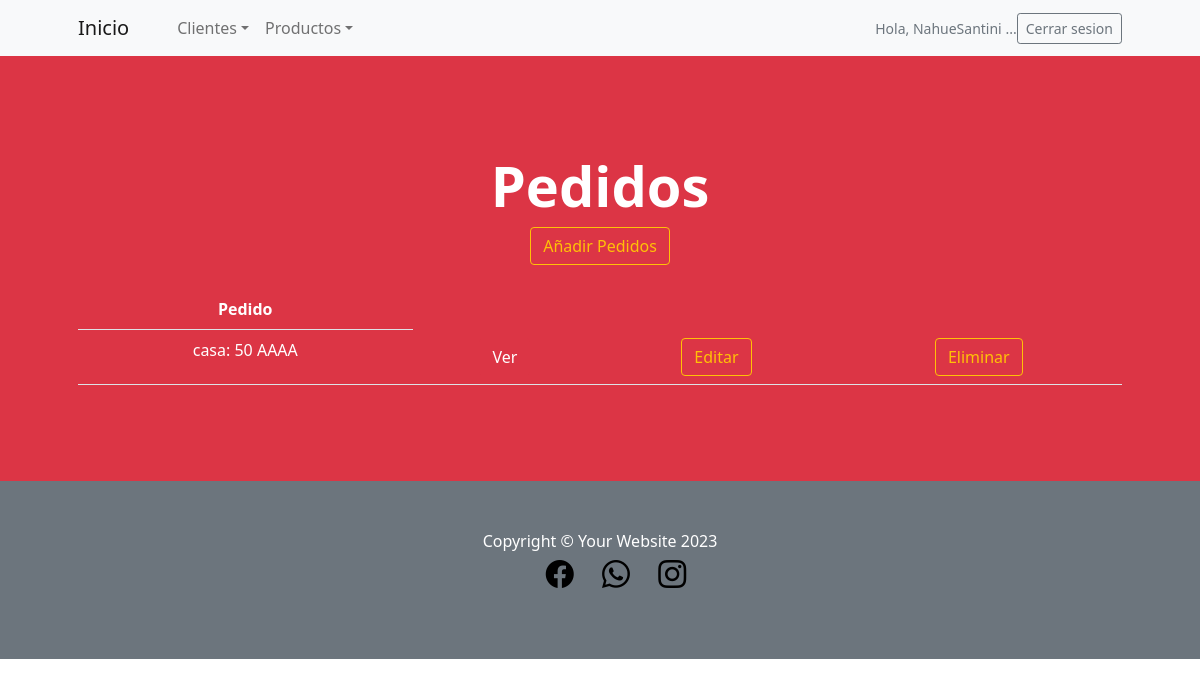
Before: /SanApp/leer_pedidos (signed in) with the older database file.
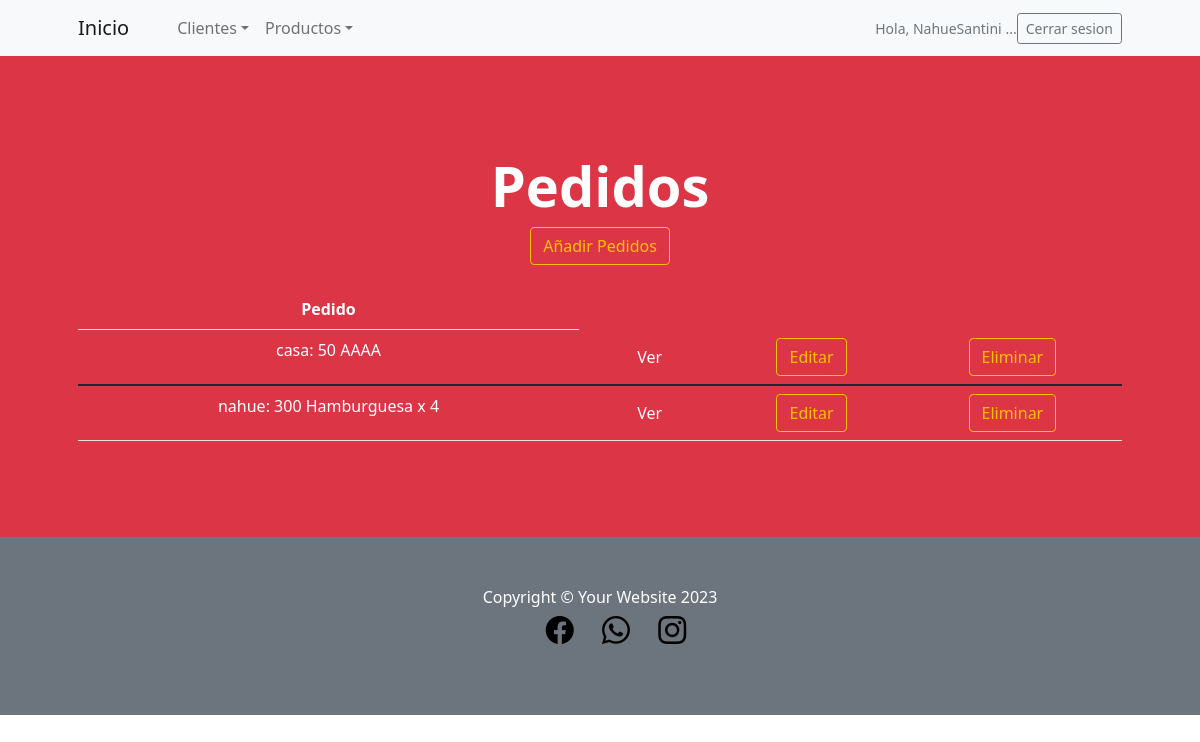
After: the same page with the newer database file.
### SanApp/models.py (models this page shows, shortened)
class Pedido(models.Model):
    cliente = models.CharField(max_length=50)
    producto = models.CharField(max_length=50)
    cantidad = models.IntegerField()

### SanApp/views.py (the view)
# urls.py: path('leer_pedidos', PedidosListView.as_view(), name="leer_pedidos"),
class PedidosListView(LoginRequiredMixin,ListView):
    model = Pedido
    template_name = "SanApp/leer_pedidos.html"

### SanApp/templates/SanApp/leer_pedidos.html (shortened to what this page needs)
{% extends 'SanApp/base.html' %}
{% load static %}
{% block contenidoQueCambia %}
<header class="bg-danger py-5">
    <div class="container px-4 px-lg-5 my-5">
        <div class="text-center text-white">
            <h1 class="display-4 fw-bolder">Pedidos</h1>
            <a class="btn btn-outline-warning btn-danger" href= {% url "Hacer_pedido" %}>Añadir Pedidos</a> <br> <br> {% comment "" %} NUEVOOOO {% endcomment %}
            <p class="lead fw-normal text-white-50 mb-0">
            <table class="table">
                <tbody>
                  <tr class="text-white-1 mb-0">
                    <th style="color:white">Pedido</th>
                  </tr>
                    {% for y in object_list %}
                  <tr class="text-white mb-0">
                    <td>{{y.cliente}}: {{y.cantidad}} {{y.producto}}</td>
                    <td>
                      <a class="btn btn-danger" href="{% url 'detalle_pedido' y.id %}" >Ver
                    </td>
                    <td>
                      <a class="btn btn-outline-warning btn-danger" href="{% url 'editar_pedido' y.id %}"> Editar
                    </td>
                    <td>
                      <a class="btn btn-outline-warning btn-danger" href="{% url 'borrar_pedido' y.id %}"> Eliminar
                    </td>
                  </tr>
                </tbody>
                {% endfor %}
            </table>
                </p>
        </div>
    </div>
</header>
    <body>
    </body>
</html>
{% endblock %}

Changed rows visible on the page:
added Pedido: cliente "nahue", cantidad "300", producto "Hamburguesa x 4"
